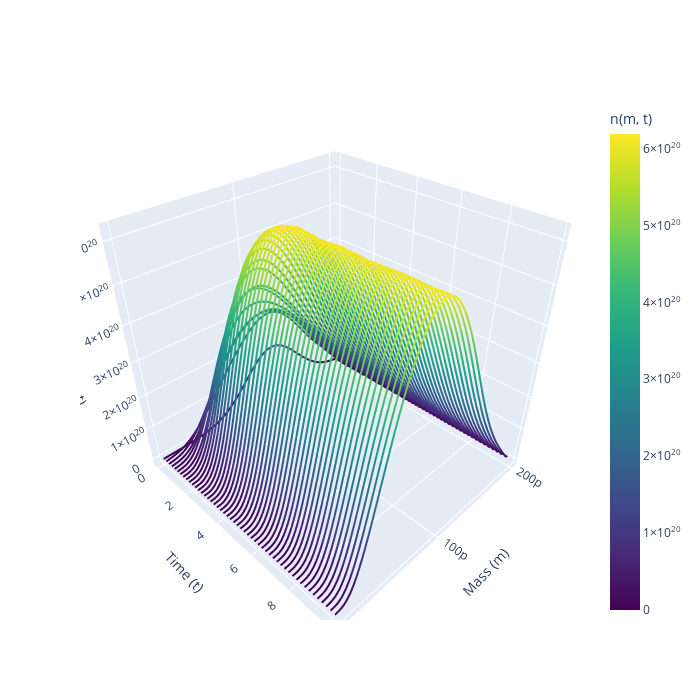

The cell this chart's notebook holds for it:
### Markdown cell above
## original PDE equation for reference

### Code cell
f = models.PDEWrapper(pde_model, delta_t=dt,method="dopri5")

ekf_pde = obs.EKF(state_dim=M+1, meas_dim=1, f_model=f, h_model=h,
          n_max=norm_scales["n_max"], s_max=norm_scales["S_max"],
          use_autograd=True)

ekf_pde.set_initial_state(x0)            # x0 in PHYSICAL units
ekf_pde.P = torch.eye(ekf_pde.n) * 1e-1
ekf_pde.Q = torch.eye(ekf_pde.n) * 1e-7     # normalized-space noise
ekf_pde.R = torch.eye(ekf_pde.m) * (0.05 * biomass_measurement.max())  # physical noise

X_estimates = ekf_pde.run(U_seq=None,
                           Y_seq=torch.tensor(biomass_noisy, dtype=torch.float32))

# Plot (needs m_torch (M,) and delta_m_torch (scalar tensor))
fig, axes = ekf_pde.plot_results(
    X_estimates=X_estimates,
    biomass_measurement=torch.tensor(biomass_measurement, dtype=torch.float32),  # or biomass_noisy
    S_reference=S_pde,                      # optionally pass a reference substrate trajectory
    m_torch=m_torch,                       # (M,) torch tensor of mass grid
    delta_m_torch=delta_m_torch,           # scalar torch tensor (mass bin width)
    title_prefix="EKF classicNN"
)
helper.plot_spaghetti(m, t_eval, X_estimates[:][:-1].numpy().T)
